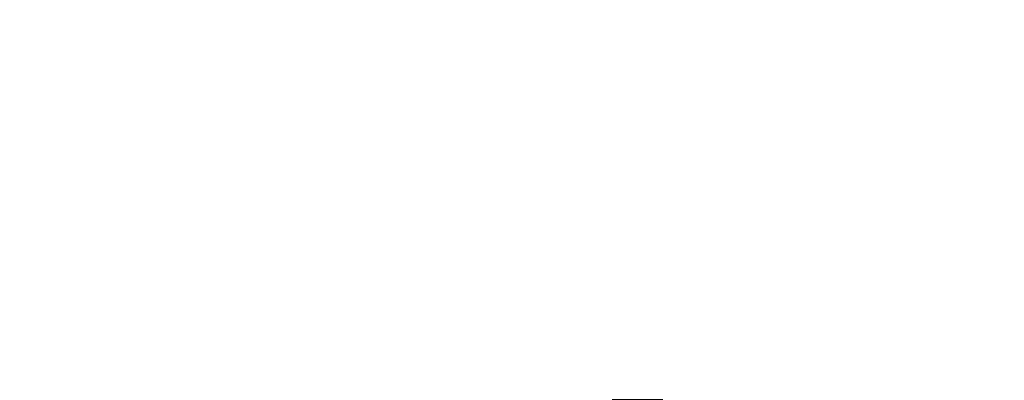
Frame 1 (no input)
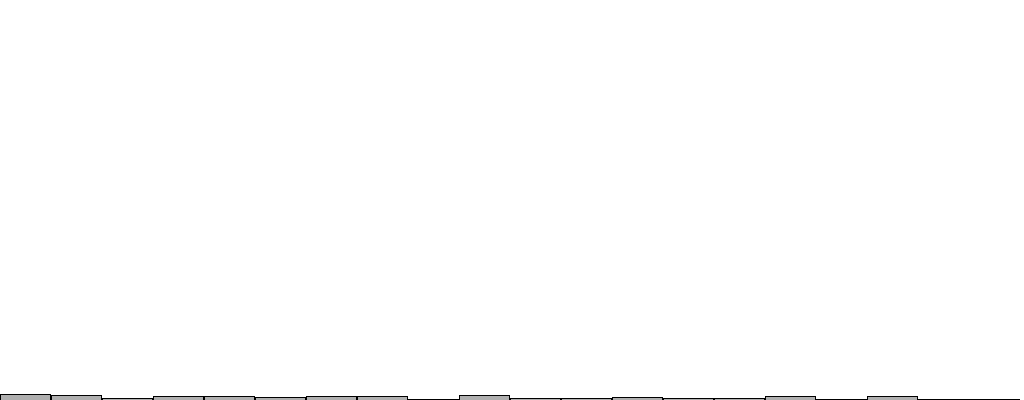
Frame 60 (the mouse pressed at the canvas centre just before this capture)
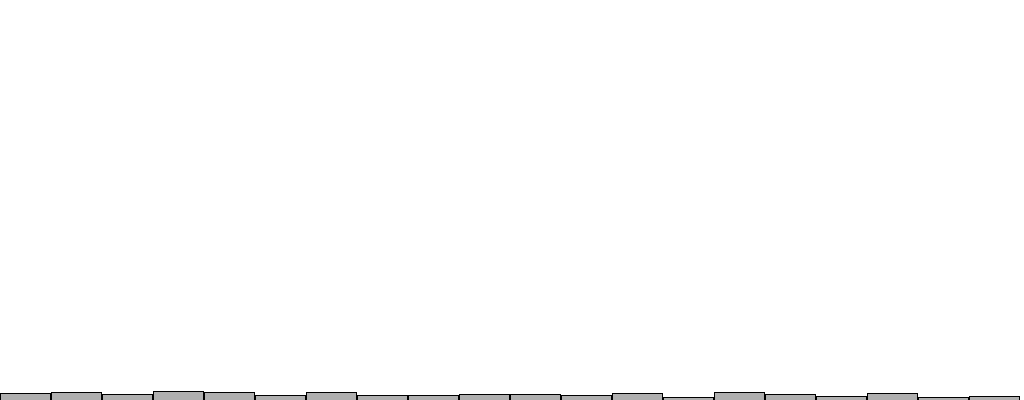
Frame 120 (the mouse held since frame 60 and released just before this capture)

The Processing sketch that drew these frames (run headless with seeded random() and noise(); from frame 60 on, the mouse is pressed at the canvas centre):

// Processing sketch: IntroUniformDistribution
// ── IntroUniformDistribution.pde
int[] randomCounts;

void setup() {
  size(1024,400);
  randomCounts = new int[20];
}

void draw() {
  background(255);
  
  int index = int(random(randomCounts.length));
  randomCounts[index]++;
  
  stroke(0);
  fill(175);
  int w = width/randomCounts.length;
  
  for (int x = 0; x < randomCounts.length; x++) {
    rect(x*w, height-randomCounts[x],w-1,randomCounts[x]);
  }
}
